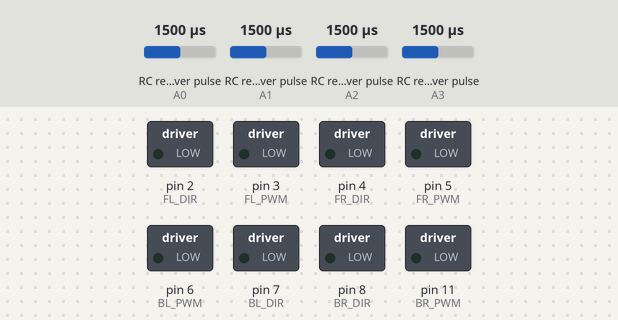
A sketch run on a simulated Arduino Uno, built with avr-gcc and run on an emulated ATmega328P. Parts: switched loads named in the sketch (green lamp = pin HIGH). Wiring (inferred from the names in the program): 4 × RC receiver channel: data A0 / data A1 / data A2 / data A3. Dashed ring = blinking. The inputs (shaded band) are chosen by the test bench; at power-on: RC receiver pulse (sensors on A0, A1, A3, A2) 1500 µs.

Above: at 1.2 s.
1.3 s: RC receiver pulse (sensor on A0) set to 1474 µs
4.3 s: RC receiver pulse (sensor on A0) set to 1458 µs
At 7.0 s:
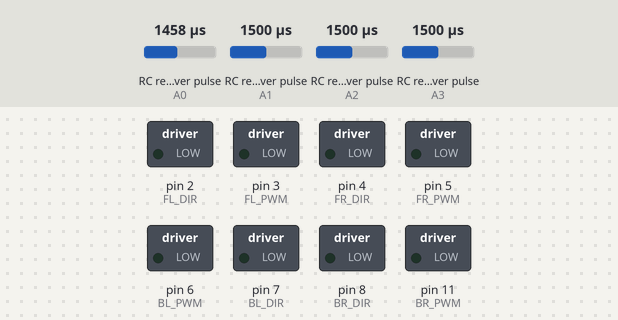
7.3 s: RC receiver pulse (sensor on A1) set to 1463 µs
At 8.6 s:
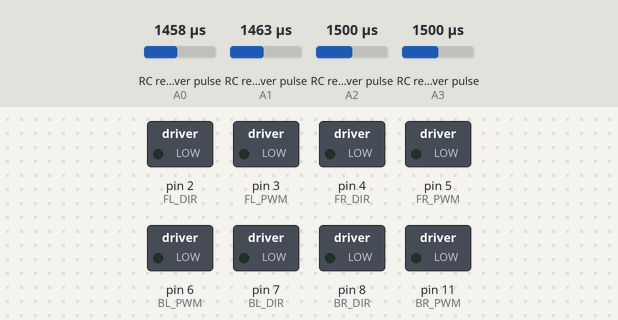
9.4 s: RC receiver pulse (sensor on A1) set to 1432 µs
At 11.0 s:
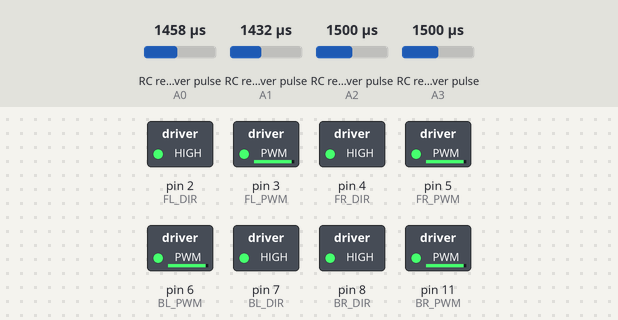
12.4 s: RC receiver pulse (sensor on A3) set to 1468 µs
13.9 s: RC receiver pulse (sensor on A3) set to 1450 µs
At 14.3 s:
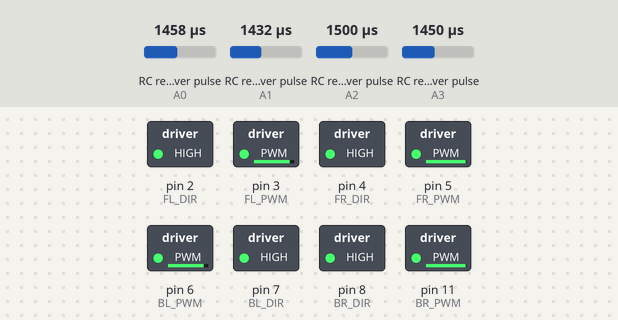
Timing chart, 0 to 27.6 s (numbered marks = the images above; inputs shaded):
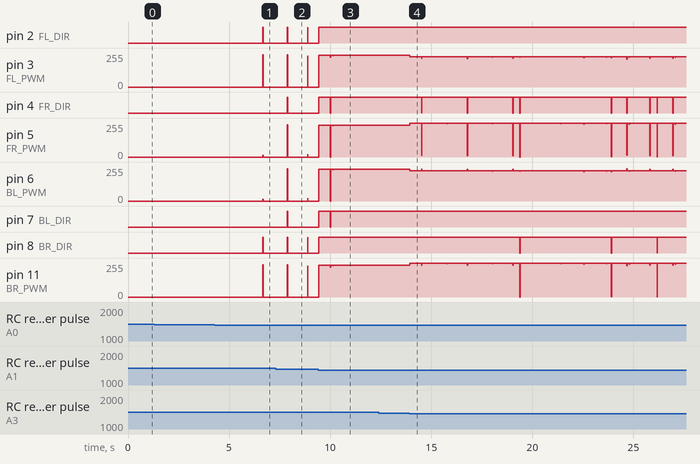

The sketch:

RM_ER8_Integration_Test.ino
```cpp
#include <EnableInterrupt.h>

// ==============================================================================
// 1. RC RECEIVER PIN DEFINITIONS
// ==============================================================================
#define RC_CH1 A0  // Right Stick X (Roll / Strafe)
#define RC_CH2 A1  // Right Stick Y (Pitch / Forward-Backward)
#define RC_CH3 A2  // Left Stick Y  (Throttle / Master Speed)
#define RC_CH4 A3  // Left Stick X  (Yaw / Rotation)

// ==============================================================================
// 2. MOTOR BOARD PIN DEFINITIONS (Extracted from Manufacturer Code)
// ==============================================================================
#define FL_PWM 3
#define FL_DIR 2
#define FR_PWM 5
#define FR_DIR 4
#define BL_PWM 6
#define BL_DIR 7
#define BR_PWM 11
#define BR_DIR 8

// ==============================================================================
// 3. BACKGROUND INTERRUPT TRACKING
// ==============================================================================
volatile uint16_t rc_values[4];
volatile uint32_t rc_start[4];

void calc_ch1() { if (digitalRead(RC_CH1)) rc_start[0] = micros(); else rc_values[0] = micros() - rc_start[0]; }
void calc_ch2() { if (digitalRead(RC_CH2)) rc_start[1] = micros(); else rc_values[1] = micros() - rc_start[1]; }
void calc_ch3() { if (digitalRead(RC_CH3)) rc_start[2] = micros(); else rc_values[2] = micros() - rc_start[2]; }
void calc_ch4() { if (digitalRead(RC_CH4)) rc_start[3] = micros(); else rc_values[3] = micros() - rc_start[3]; }

// ==============================================================================
// 4. DRV8833 MOTOR CONTROL FUNCTION (Direct from Manufacturer)
// ==============================================================================
void setMotor8833(int speedpin, int dirpin, int speed) {
  if (speed == 0) {
    digitalWrite(dirpin, LOW);
    analogWrite(speedpin, 0);
  } else if (speed > 0) {
    digitalWrite(dirpin, LOW);
    analogWrite(speedpin, speed);
  } else {
    // DRV8833 requires inverted PWM for reverse
    digitalWrite(dirpin, HIGH);
    analogWrite(speedpin, 255 + speed);
  }
}

// ==============================================================================
// 5. SETUP
// ==============================================================================
void setup() {
  Serial.begin(115200);

  // Set RC Pins as inputs
  pinMode(RC_CH1, INPUT); pinMode(RC_CH2, INPUT);
  pinMode(RC_CH3, INPUT); pinMode(RC_CH4, INPUT);

  // Attach Interrupts for smooth reading
  enableInterrupt(RC_CH1, calc_ch1, CHANGE); enableInterrupt(RC_CH2, calc_ch2, CHANGE);
  enableInterrupt(RC_CH3, calc_ch3, CHANGE); enableInterrupt(RC_CH4, calc_ch4, CHANGE);

  // Initialize Motor Pins
  pinMode(FL_DIR, OUTPUT); pinMode(FL_PWM, OUTPUT); digitalWrite(FL_DIR, LOW); digitalWrite(FL_PWM, LOW);
  pinMode(FR_DIR, OUTPUT); pinMode(FR_PWM, OUTPUT); digitalWrite(FR_DIR, LOW); digitalWrite(FR_PWM, LOW);
  pinMode(BL_DIR, OUTPUT); pinMode(BL_PWM, OUTPUT); digitalWrite(BL_DIR, LOW); digitalWrite(BL_PWM, LOW);
  pinMode(BR_DIR, OUTPUT); pinMode(BR_PWM, OUTPUT); digitalWrite(BR_DIR, LOW); digitalWrite(BR_PWM, LOW);
}

// ==============================================================================
// 6. MAIN LOOP (Proportional Kinematics)
// ==============================================================================
void loop() {
  noInterrupts();
  int ch1_roll     = rc_values[0];
  int ch2_pitch    = rc_values[1];
  int ch3_throttle = rc_values[2];
  int ch4_yaw      = rc_values[3];
  interrupts();

  // A. Apply Deadbands (Ignore tiny stick drifts)
  if (abs(ch1_roll - 1500) < 50) ch1_roll = 1500;
  if (abs(ch2_pitch - 1500) < 50) ch2_pitch = 1500;
  if (abs(ch4_yaw - 1500) < 50) ch4_yaw = 1500;

  // B. Convert Joysticks to Vector Multipliers (-1.0 to 1.0)
  float x = (ch1_roll - 1500) / 500.0;   // Left/Right Strafe
  float y = (ch2_pitch - 1500) / 500.0;  // Forward/Backward Pitch
  float z = (ch4_yaw - 1500) / 500.0;    // Clockwise/CCW Yaw

  // C. Determine Master Speed Limit via Throttle (0 to 255)
  int master_speed = 0;
  if (ch3_throttle > 1050 && ch3_throttle < 2100) {
      master_speed = map(ch3_throttle, 1050, 2000, 0, 255);
      master_speed = constrain(master_speed, 0, 255);
  }

  // D. Mecanum Inverse Kinematics Math
  float raw_FL = y + x + z;
  float raw_FR = y - x - z;
  float raw_BL = y - x + z;
  float raw_BR = y + x - z;

  // E. Normalization (Preserving the vector shape if values exceed 1.0)
  float max_raw = max(max(abs(raw_FL), abs(raw_FR)), max(abs(raw_BL), abs(raw_BR)));
  if (max_raw > 1.0) {
      raw_FL /= max_raw; raw_FR /= max_raw;
      raw_BL /= max_raw; raw_BR /= max_raw;
  }

  // F. Apply Master Throttle and Convert to integer speeds
  int speed_FL = raw_FL * master_speed;
  int speed_FR = raw_FR * master_speed;
  int speed_BL = raw_BL * master_speed;
  int speed_BR = raw_BR * master_speed;

  // G. Command the DRV8833 Motor Drivers
  setMotor8833(FL_PWM, FL_DIR, speed_FL);
  setMotor8833(FR_PWM, FR_DIR, speed_FR);
  setMotor8833(BL_PWM, BL_DIR, speed_BL);
  setMotor8833(BR_PWM, BR_DIR, speed_BR);

  delay(20); // Maintain a ~50Hz control loop
}
```

Measured:
- the behaviour switches between 1451 and 1450 µs on RC receiver pulse (sensor on A1) (found by bisection; images 2 and 3)
- after the input at 1.3 s, every drawn part: stays the same
- after the input at 4.3 s, pin 2 (FL_DIR), pin 8 (BR_DIR): LOW → HIGH after 2.4 s, → LOW 0.02 s later; pin 3 (FL_PWM), pin 11 (BR_PWM): 0/255 → 242/255 after 2.4 s, → 0/255 0.02 s later; pin 5 (FR_PWM), pin 6 (BL_PWM): 0/255 → 13/255 after 2.4 s, → 0/255 0.02 s later
- after the input at 7.3 s, pin 4 (FR_DIR), pin 7 (BL_DIR): LOW → HIGH after 0.58 s, → LOW 0.02 s later
- after the input at 9.4 s, pin 4 (FR_DIR), pin 7 (BL_DIR): LOW → HIGH at once, → LOW 0.57 s later, → HIGH 0.02 s later
- after the input at 13.9 s, pin 7 (BL_DIR): stops changing and stays HIGH
